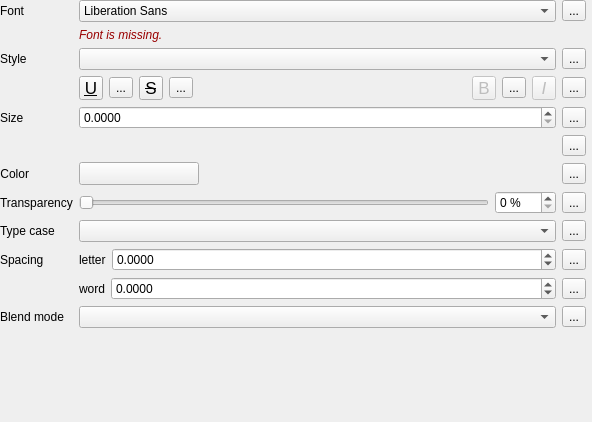
                    <widget class="QWidget" name="scrollAreaWidgetContents">
                     <property name="geometry">
                      <rect>
                       <x>0</x>
                       <y>0</y>
                       <width>592</width>
                       <height>422</height>
                      </rect>
                     </property>
                     <layout class="QVBoxLayout" name="verticalLayout_2">
                      <property name="leftMargin">
                       <number>0</number>
                      </property>
                      <property name="topMargin">
                       <number>0</number>
                      </property>
                      <property name="rightMargin">
                       <number>6</number>
                      </property>
                      <property name="bottomMargin">
                       <number>0</number>
                      </property>
                      <item>
                       <widget class="QFrame" name="mFontStyleGroupBox">
                        <property name="sizePolicy">
                         <sizepolicy hsizetype="Preferred" vsizetype="Maximum">
                          <horstretch>0</horstretch>
                          <verstretch>0</verstretch>
                         </sizepolicy>
                        </property>
                        <property name="maximumSize">
                         <size>
                          <width>16777215</width>
                          <height>16777215</height>
                         </size>
                        </property>
                        <layout class="QGridLayout" name="gridLayout_6">
                         <property name="leftMargin">
                          <number>0</number>
                         </property>
                         <property name="topMargin">
                          <number>0</number>
                         </property>
                         <property name="rightMargin">
                          <number>0</number>
                         </property>
                         <property name="bottomMargin">
                          <number>0</number>
                         </property>
                         <item row="9" column="1" colspan="2">
                          <layout class="QHBoxLayout" name="horizontalLayout_14">
                           <item>
                            <widget class="QLabel" name="mFontLetterSpacingLabel">
                             <property name="sizePolicy">
                              <sizepolicy hsizetype="Maximum" vsizetype="Preferred">
                               <horstretch>0</horstretch>
                               <verstretch>0</verstretch>
                              </sizepolicy>
                             </property>
                             <property name="text">
                              <string>letter</string>
                             </property>
                            </widget>
                           </item>
                           <item>
                            <widget class="QgsDoubleSpinBox" name="mFontLetterSpacingSpinBox">
                             <property name="sizePolicy">
                              <sizepolicy hsizetype="Preferred" vsizetype="Fixed">
                               <horstretch>0</horstretch>
                               <verstretch>0</verstretch>
                              </sizepolicy>
                             </property>
                             <property name="toolTip">
                              <string>Space in pixels or map units, relative to size unit choice</string>
                             </property>
                             <property name="decimals">
                              <number>4</number>
                             </property>
                             <property name="minimum">
                              <double>-1000.000000000000000</double>
                             </property>
                             <property name="maximum">
                              <double>999999999.000000000000000</double>
                             </property>
                             <property name="singleStep">
                              <double>0.100000000000000</double>
                             </property>
                             <property name="showClearButton" stdset="0">
                              <bool>true</bool>
                             </property>
                            </widget>
                           </item>
                           <item>
                            <widget class="QgsDataDefinedButton" name="mFontLetterSpacingDDBtn">
                             <property name="text">
                              <string>...</string>
                             </property>
                            </widget>
                           </item>
                          </layout>
                         </item>
                         <item row="4" column="1">
                          <widget class="QgsDoubleSpinBox" name="mFontSizeSpinBox">
                           <property name="sizePolicy">
                            <sizepolicy hsizetype="Expanding" vsizetype="Fixed">
                             <horstretch>0</horstretch>
                             <verstretch>0</verstretch>
                            </sizepolicy>
                           </property>
                           <property name="minimumSize">
                            <size>
                             <width>0</width>
                             <height>0</height>
                            </size>
                           </property>
                           <property name="decimals">
                            <number>4</number>
                           </property>
                           <property name="maximum">
                            <double>999999999.000000000000000</double>
                           </property>
                           <property name="showClearButton" stdset="0">
                            <bool>false</bool>
                           </property>
                          </widget>
                         </item>
                         <item row="2" column="0">
                          <widget class="QLabel" name="mFontStyleLabel">
                           <property name="sizePolicy">
                            <sizepolicy hsizetype="Maximum" vsizetype="Preferred">
                             <horstretch>0</horstretch>
                             <verstretch>0</verstretch>
                            </sizepolicy>
                           </property>
                           <property name="text">
                            <string>Style</string>
                           </property>
                          </widget>
                         </item>
                         <item row="8" column="1">
                          <widget class="QComboBox" name="mFontCapitalsComboBox">
                           <property name="enabled">
                            <bool>true</bool>
                           </property>
                           <property name="sizePolicy">
                            <sizepolicy hsizetype="Preferred" vsizetype="Fixed">
                             <horstretch>0</horstretch>
                             <verstretch>0</verstretch>
                            </sizepolicy>
                           </property>
                           <property name="maximumSize">
                            <size>
                             <width>16777215</width>
                             <height>16777215</height>
                            </size>
                           </property>
                           <property name="toolTip">
                            <string>Capitalization style of text</string>
                           </property>
                          </widget>
                         </item>
                         <item row="7" column="0">
                          <widget class="QLabel" name="mFontTranspLabel">
                           <property name="enabled">
                            <bool>true</bool>
                           </property>
                           <property name="text">
                            <string>Transparency</string>
                           </property>
                          </widget>
                         </item>
                         <item row="0" column="0">
                          <widget class="QLabel" name="mFontLabel">
                           <property name="sizePolicy">
                            <sizepolicy hsizetype="Preferred" vsizetype="Preferred">
                             <horstretch>0</horstretch>
                             <verstretch>0</verstretch>
                            </sizepolicy>
                           </property>
                           <property name="text">
                            <string>Font</string>
                           </property>
                           <property name="alignment">
                            <set>Qt::AlignLeading|Qt::AlignLeft|Qt::AlignVCenter</set>
                           </property>
                          </widget>
                         </item>
                         <item row="2" column="1">
                          <widget class="QComboBox" name="mFontStyleComboBox">
                           <property name="sizePolicy">
                            <sizepolicy hsizetype="Expanding" vsizetype="Fixed">
                             <horstretch>0</horstretch>
                             <verstretch>0</verstretch>
                            </sizepolicy>
                           </property>
                           <property name="minimumSize">
                            <size>
                             <width>0</width>
                             <height>0</height>
                            </size>
                           </property>
                           <property name="maximumSize">
                            <size>
                             <width>16777215</width>
                             <height>16777215</height>
                            </size>
                           </property>
                           <property name="toolTip">
                            <string>Available typeface styles</string>
                           </property>
                           <property name="sizeAdjustPolicy">
                            <enum>QComboBox::AdjustToContentsOnFirstShow</enum>
                           </property>
                          </widget>
                         </item>
                         <item row="8" column="2">
                          <widget class="QgsDataDefinedButton" name="mFontCaseDDBtn">
                           <property name="text">
                            <string>...</string>
                           </property>
                          </widget>
                         </item>
                         <item row="5" column="2">
                          <widget class="QgsDataDefinedButton" name="mFontUnitsDDBtn">
                           <property name="text">
                            <string>...</string>
                           </property>
                          </widget>
                         </item>
                         <item row="6" column="2">
                          <widget class="QgsDataDefinedButton" name="mFontColorDDBtn">
                           <property name="text">
                            <string>...</string>
                           </property>
                          </widget>
                         </item>
                         <item row="0" column="2">
                          <widget class="QgsDataDefinedButton" name="mFontDDBtn">
                           <property name="text">
                            <string>...</string>
                           </property>
                          </widget>
                         </item>
                         <item row="7" column="2">
                          <widget class="QgsDataDefinedButton" name="mFontTranspDDBtn">
                           <property name="text">
                            <string>...</string>
                           </property>
                          </widget>
                         </item>
                         <item row="7" column="1">
                          <widget class="QFrame" name="frame">
                           <property name="sizePolicy">
                            <sizepolicy hsizetype="Preferred" vsizetype="Maximum">
                             <horstretch>0</horstretch>
                             <verstretch>0</verstretch>
                            </sizepolicy>
                           </property>
                           <layout class="QHBoxLayout" name="horizontalLayout_23">
                            <property name="leftMargin">
                             <number>0</number>
                            </property>
                            <property name="topMargin">
                             <number>0</number>
                            </property>
                            <property name="rightMargin">
                             <number>0</number>
                            </property>
                            <property name="bottomMargin">
                             <number>0</number>
                            </property>
                            <item>
                             <widget class="QSlider" name="mFontTranspSlider">
                              <property name="enabled">
                               <bool>true</bool>
                              </property>
                              <property name="minimumSize">
                               <size>
                                <width>0</width>
                                <height>0</height>
                               </size>
                              </property>
                              <property name="maximumSize">
                               <size>
                                <width>16777215</width>
                                <height>16777215</height>
                               </size>
                              </property>
                              <property name="maximum">
                               <number>100</number>
                              </property>
                              <property name="orientation">
                               <enum>Qt::Horizontal</enum>
                              </property>
                             </widget>
                            </item>
                            <item>
                             <widget class="QgsSpinBox" name="mFontTranspSpinBox">
                              <property name="enabled">
                               <bool>true</bool>
                              </property>
                              <property name="sizePolicy">
                               <sizepolicy hsizetype="Maximum" vsizetype="Fixed">
                                <horstretch>0</horstretch>
                                <verstretch>0</verstretch>
                               </sizepolicy>
                              </property>
                              <property name="suffix">
                               <string> %</string>
                              </property>
                              <property name="maximum">
                               <number>100</number>
                              </property>
                             </widget>
                            </item>
                           </layout>
                          </widget>
                         </item>
                         <item row="8" column="0">
                          <widget class="QLabel" name="mFontCapitalsLabel">
                           <property name="sizePolicy">
                            <sizepolicy hsizetype="Maximum" vsizetype="Preferred">
                             <horstretch>0</horstretch>
                             <verstretch>0</verstretch>
                            </sizepolicy>
                           </property>
                           <property name="text">
                            <string>Type case</string>
                           </property>
                          </widget>
                         </item>
                         <item row="11" column="2">
                          <widget class="QgsDataDefinedButton" name="mFontBlendModeDDBtn">
                           <property name="text">
                            <string>...</string>
                           </property>
                          </widget>
                         </item>
                         <item row="6" column="0">
                          <widget class="QLabel" name="mFontColorLabel">
                           <property name="sizePolicy">
                            <sizepolicy hsizetype="Maximum" vsizetype="Preferred">
                             <horstretch>0</horstretch>
                             <verstretch>0</verstretch>
                            </sizepolicy>
                           </property>
                           <property name="text">
                            <string>Color</string>
                           </property>
                           <property name="alignment">
                            <set>Qt::AlignRight|Qt::AlignTrailing|Qt::AlignVCenter</set>
                           </property>
                          </widget>
                         </item>
                         <item row="4" column="2">
                          <widget class="QgsDataDefinedButton" name="mFontSizeDDBtn">
                           <property name="text">
                            <string>...</string>
                           </property>
                          </widget>
                         </item>
                         <item row="9" column="0">
                          <widget class="QLabel" name="label_10">
                           <property name="text">
                            <string>Spacing</string>
                           </property>
                          </widget>
                         </item>
                         <item row="6" column="1">
                          <widget class="QgsColorButtonV2" name="btnTextColor">
                           <property name="sizePolicy">
                            <sizepolicy hsizetype="Fixed" vsizetype="Fixed">
                             <horstretch>0</horstretch>
                             <verstretch>0</verstretch>
                            </sizepolicy>
                           </property>
                           <property name="minimumSize">
                            <size>
                             <width>120</width>
                             <height>0</height>
                            </size>
                           </property>
                           <property name="maximumSize">
                            <size>
                             <width>120</width>
                             <height>16777215</height>
                            </size>
                           </property>
                          </widget>
                         </item>
                         <item row="11" column="0">
                          <widget class="QLabel" name="labelBlendMode">
                           <property name="text">
                            <string>Blend mode</string>
                           </property>
                          </widget>
                         </item>
                         <item row="10" column="1" colspan="2">
                          <layout class="QHBoxLayout" name="horizontalLayout_15">
                           <item>
                            <widget class="QLabel" name="mFontWordSpacingLabel">
                             <property name="sizePolicy">
                              <sizepolicy hsizetype="Maximum" vsizetype="Preferred">
                               <horstretch>0</horstretch>
                               <verstretch>0</verstretch>
                              </sizepolicy>
                             </property>
                             <property name="text">
                              <string>word</string>
                             </property>
                            </widget>
                           </item>
                           <item>
                            <widget class="QgsDoubleSpinBox" name="mFontWordSpacingSpinBox">
                             <property name="sizePolicy">
                              <sizepolicy hsizetype="Preferred" vsizetype="Fixed">
                               <horstretch>0</horstretch>
                               <verstretch>0</verstretch>
                              </sizepolicy>
                             </property>
                             <property name="toolTip">
                              <string>Space in pixels or map units, relative to size unit choice</string>
                             </property>
                             <property name="decimals">
                              <number>4</number>
                             </property>
                             <property name="minimum">
                              <double>-1000.000000000000000</double>
                             </property>
                             <property name="maximum">
                              <double>999999999.000000000000000</double>
                             </property>
                             <property name="singleStep">
                              <double>0.100000000000000</double>
                             </property>
                             <property name="showClearButton" stdset="0">
                              <bool>true</bool>
                             </property>
                            </widget>
                           </item>
                           <item>
                            <widget class="QgsDataDefinedButton" name="mFontWordSpacingDDBtn">
                             <property name="text">
                              <string>...</string>
                             </property>
                            </widget>
                           </item>
                          </layout>
                         </item>
                         <item row="3" column="1" colspan="2">
                          <layout class="QHBoxLayout" name="horizontalLayout_13">
                           <item>
                            <widget class="QToolButton" name="mFontUnderlineBtn">
                             <property name="enabled">
                              <bool>true</bool>
                             </property>
                             <property name="minimumSize">
                              <size>
                               <width>24</width>
                               <height>24</height>
                              </size>
                             </property>
                             <property name="maximumSize">
                              <size>
                               <width>24</width>
                               <height>24</height>
                              </size>
                             </property>
                             <property name="font">
                              <font>
                               <pointsize>13</pointsize>
                               <underline>true</underline>
                              </font>
                             </property>
                             <property name="toolTip">
                              <string>Underlined text</string>
                             </property>
                             <property name="text">
                              <string>U</string>
                             </property>
                             <property name="checkable">
                              <bool>true</bool>
                             </property>
                            </widget>
                           </item>
                           <item>
                            <widget class="QgsDataDefinedButton" name="mFontUnderlineDDBtn">
                             <property name="text">
                              <string>...</string>
                             </property>
                            </widget>
                           </item>
                           <item>
                            <widget class="QToolButton" name="mFontStrikethroughBtn">
                             <property name="enabled">
                              <bool>true</bool>
                             </property>
                             <property name="minimumSize">
                              <size>
                               <width>24</width>
                               <height>24</height>
                              </size>
                             </property>
                             <property name="maximumSize">
                              <size>
                               <width>24</width>
                               <height>24</height>
                              </size>
                             </property>
                             <property name="font">
                              <font>
                               <pointsize>13</pointsize>
                               <strikeout>true</strikeout>
                              </font>
                             </property>
                             <property name="toolTip">
                              <string>Strikeout text</string>
                             </property>
                             <property name="text">
                              <string>S</string>
                             </property>
                             <property name="checkable">
                              <bool>true</bool>
                             </property>
                            </widget>
                           </item>
                           <item>
                            <widget class="QgsDataDefinedButton" name="mFontStrikeoutDDBtn">
                             <property name="text">
                              <string>...</string>
                             </property>
                            </widget>
                           </item>
                           <item>
                            <spacer name="horizontalSpacer_11">
                             <property name="orientation">
                              <enum>Qt::Horizontal</enum>
                             </property>
                             <property name="sizeHint" stdset="0">
                              <size>
                               <width>0</width>
                               <height>20</height>
                              </size>
                             </property>
                            </spacer>
                           </item>
                           <item>
                            <widget class="QToolButton" name="mFontBoldBtn">
                             <property name="enabled">
                              <bool>false</bool>
                             </property>
                             <property name="minimumSize">
                              <size>
                               <width>24</width>
                               <height>24</height>
                              </size>
                             </property>
                             <property name="maximumSize">
                              <size>
                               <width>24</width>
                               <height>24</height>
                              </size>
                             </property>
                             <property name="font">
                              <font>
                               <pointsize>13</pointsize>
                              </font>
                             </property>
                             <property name="toolTip">
                              <string>Bold text
(data defined only, overrides Style)</string>
                             </property>
                             <property name="text">
                              <string>B</string>
                             </property>
                             <property name="checkable">
                              <bool>true</bool>
                             </property>
                            </widget>
                           </item>
                           <item>
                            <widget class="QgsDataDefinedButton" name="mFontBoldDDBtn">
                             <property name="text">
                              <string>...</string>
                             </property>
                            </widget>
                           </item>
                           <item>
                            <widget class="QToolButton" name="mFontItalicBtn">
                             <property name="enabled">
                              <bool>false</bool>
                             </property>
                             <property name="minimumSize">
                              <size>
                               <width>24</width>
                               <height>24</height>
                              </size>
                             </property>
                             <property name="maximumSize">
                              <size>
                               <width>24</width>
                               <height>24</height>
                              </size>
                             </property>
                             <property name="font">
                              <font>
                               <pointsize>13</pointsize>
                               <italic>true</italic>
                              </font>
                             </property>
                             <property name="toolTip">
                              <string>Italic text
(data defined only, overrides Style)</string>
                             </property>
                             <property name="text">
                              <string>I</string>
                             </property>
                             <property name="checkable">
                              <bool>true</bool>
                             </property>
                            </widget>
                           </item>
                           <item>
                            <widget class="QgsDataDefinedButton" name="mFontItalicDDBtn">
                             <property name="text">
                              <string>...</string>
                             </property>
                            </widget>
                           </item>
                          </layout>
                         </item>
                         <item row="11" column="1">
                          <widget class="QgsBlendModeComboBox" name="comboBlendMode"/>
                         </item>
                         <item row="2" column="2">
                          <widget class="QgsDataDefinedButton" name="mFontStyleDDBtn">
                           <property name="text">
                            <string>...</string>
                           </property>
                          </widget>
                         </item>
                         <item row="4" column="0">
                          <widget class="QLabel" name="mFontSizeLabel">
                           <property name="sizePolicy">
                            <sizepolicy hsizetype="Maximum" vsizetype="Preferred">
                             <horstretch>0</horstretch>
                             <verstretch>0</verstretch>
                            </sizepolicy>
                           </property>
                           <property name="text">
                            <string>Size</string>
                           </property>
                          </widget>
                         </item>
                         <item row="1" column="1">
                          <widget class="QFrame" name="mFontFamilyFrame">
                           <layout class="QHBoxLayout" name="horizontalLayout_5">
                            <property name="leftMargin">
                             <number>0</number>
                            </property>
                            <property name="topMargin">
                             <number>0</number>
                            </property>
                            <property name="rightMargin">
                             <number>0</number>
                            </property>
                            <property name="bottomMargin">
                             <number>0</number>
                            </property>
                            <item>
                             <widget class="QLabel" name="mFontMissingLabel">
                              <property name="sizePolicy">
                               <sizepolicy hsizetype="Expanding" vsizetype="Preferred">
                                <horstretch>0</horstretch>
                                <verstretch>0</verstretch>
                               </sizepolicy>
                              </property>
                              <property name="styleSheet">
                               <string notr="true">color: #990000;
font-style: italic;</string>
                              </property>
                              <property name="text">
                               <string>Font is missing.</string>
                              </property>
                              <property name="alignment">
                               <set>Qt::AlignLeading|Qt::AlignLeft|Qt::AlignVCenter</set>
                              </property>
                             </widget>
                            </item>
                           </layout>
                          </widget>
                         </item>
                         <item row="0" column="1">
                          <widget class="QFontComboBox" name="mFontFamilyCmbBx">
                           <property name="editable">
                            <bool>false</bool>
                           </property>
                          </widget>
                         </item>
                         <item row="5" column="1">
                          <widget class="QgsUnitSelectionWidget" name="mFontSizeUnitWidget" native="true"/>
                         </item>
                        </layout>
                       </widget>
                      </item>
                      <item>
                       <spacer name="verticalSpacer_2">
                        <property name="orientation">
                         <enum>Qt::Vertical</enum>
                        </property>
                        <property name="sizeHint" stdset="0">
                         <size>
                          <width>20</width>
                          <height>0</height>
                         </size>
                        </property>
                       </spacer>
                      </item>
                     </layout>
                    </widget>
